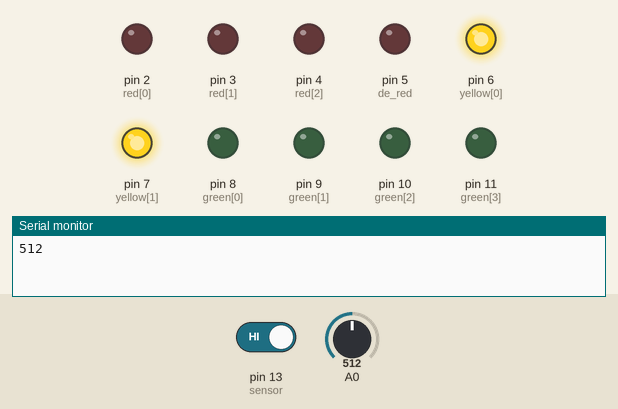
Recording of a sketch running on a simulated Arduino Uno, built with avr-gcc and run on an emulated ATmega328P. On the bench: output pins drawn as LEDs (lit = HIGH), the last lines printed to the serial monitor. The inputs (shaded band) are chosen by the test bench; at power-on: pin 13 (sensor) HIGH, A0 = 512.

Above: at 9.2 s.
18.1 s: pin 13 (sensor) driven LOW
At 18.6 s:
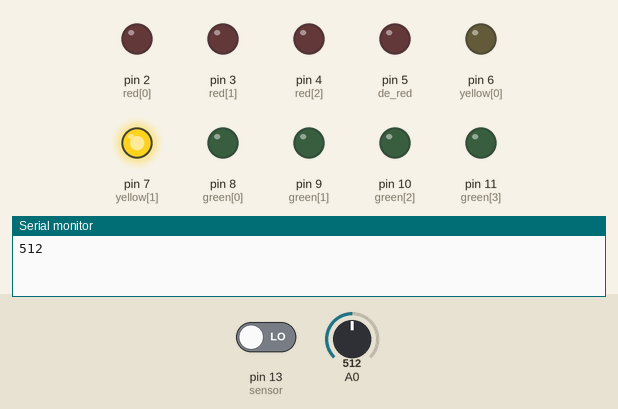
At 20.5 s:
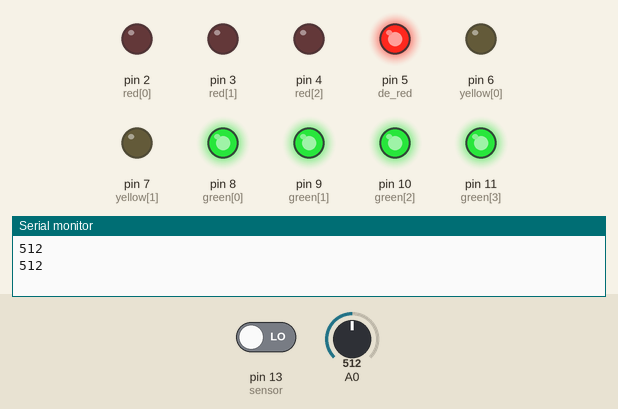
32.5 s: pin 13 (sensor) driven HIGH
At 37.3 s:
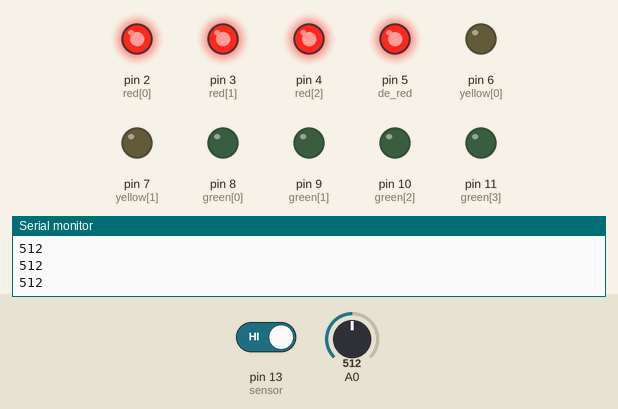
Timing chart, 0 to 47.1 s (numbered marks = the images above; inputs shaded):
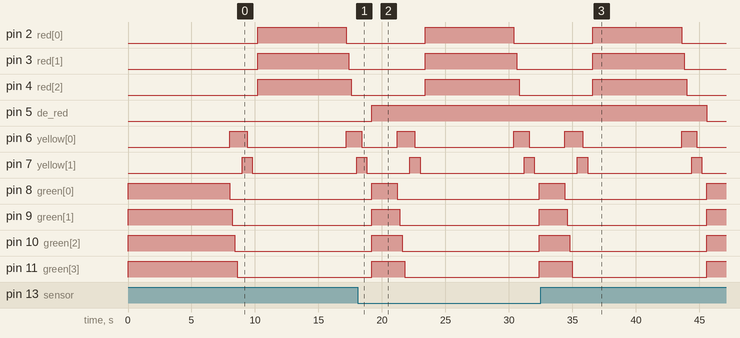

The sketch:

traffiqo.ino
```cpp
int red[] = {2,3,4};
int redSize = sizeof(red) / sizeof(red[0]);
int de_red = 5;
int yellow[] = {6,7};
int yellowSize = sizeof(yellow) / sizeof(yellow[0]);
int green[] = {8,9,10,11};
int greenSize = sizeof(green) / sizeof(green[0]);
int sensor = 13;
void setup() {
  Serial.begin(9600);
  pinMode(de_red,OUTPUT);
  pinMode(sensor, INPUT);
  for (int i = 0; i < redSize; i++)
  {pinMode(red[i], OUTPUT);}
  for (int i = 0; i < yellowSize; i++)
  {pinMode(yellow[i], OUTPUT);}
  for (int i = 0; i < greenSize; i++)
  {pinMode(green[i], OUTPUT);} }
void loop()
{ int get_info_sensor = digitalRead(sensor);
  int get_info_analog = analogRead(A0);
  Serial.println(get_info_analog);
  int wait_time = 8000;
  bool time_changed = false;
  //main loop start
  checkSensor(get_info_sensor); //check input
  if (digitalRead(de_red) == HIGH) //double check input
    {time_changed = true;}

  for (int i = 0; i < greenSize; i++) //turn on all green
    {digitalWrite(green[i], HIGH);}

  if (time_changed == true) //wait for pedestrian
    {wait_time = 2000; delay(wait_time); time_changed = false;}
  else
    {delay(wait_time);}

  digitalWrite(yellow[0], HIGH); //turn on yellow1
  for (int i = 0; i < greenSize; i++) //turn off all green w/delay
    {digitalWrite(green[i], LOW); delay(200);}

  delay(200);
  digitalWrite(yellow[1], HIGH); //turn on yellow2
  delay(400);
  for (int i = 0; i < yellowSize; i++) //turn of all yellow w/delay
    {digitalWrite(yellow[i], LOW); delay(400);}

  for (int i = 0; i < redSize; i++)  //turn on all red
    {digitalWrite(red[i], HIGH);}
  delay(7000); //red wait time

  digitalWrite(yellow[0], HIGH); //turn on yellow1
  for (int i = 0; i < redSize; i++) //turn off all red w/delay
    {digitalWrite(red[i], LOW); delay(200);}
  delay(200);
  digitalWrite(yellow[1], HIGH); //turn on yellow2
  delay(400);
  for (int i = 0; i < yellowSize; i++) //turn of all yellow w/delay
    {digitalWrite(yellow[i], LOW); delay(400);}

}

void checkSensor(int get_info_sensor) {
  if (get_info_sensor == LOW)
    {digitalWrite(de_red, HIGH);}
  else
   {digitalWrite(de_red, LOW);}       }
```

Measured:
- after the input at 18.1 s, pin 2 (red[0]), pin 3 (red[1]), pin 4 (red[2]): LOW → HIGH after 5.3 s instead of 11.3 s; pin 5 (de_red): LOW → HIGH after 1.1 s
- after the input at 32.5 s, pin 2 (red[0]): goes on until 43.6 s, then stays LOW; pin 3 (red[1]): goes on until 43.8 s, then stays LOW; pin 4 (red[2]): goes on until 44.0 s, then stays LOW; pin 5 (de_red): HIGH → LOW after 13.1 s; pin 6 (yellow[0]): goes on until 44.8 s, then stays LOW
